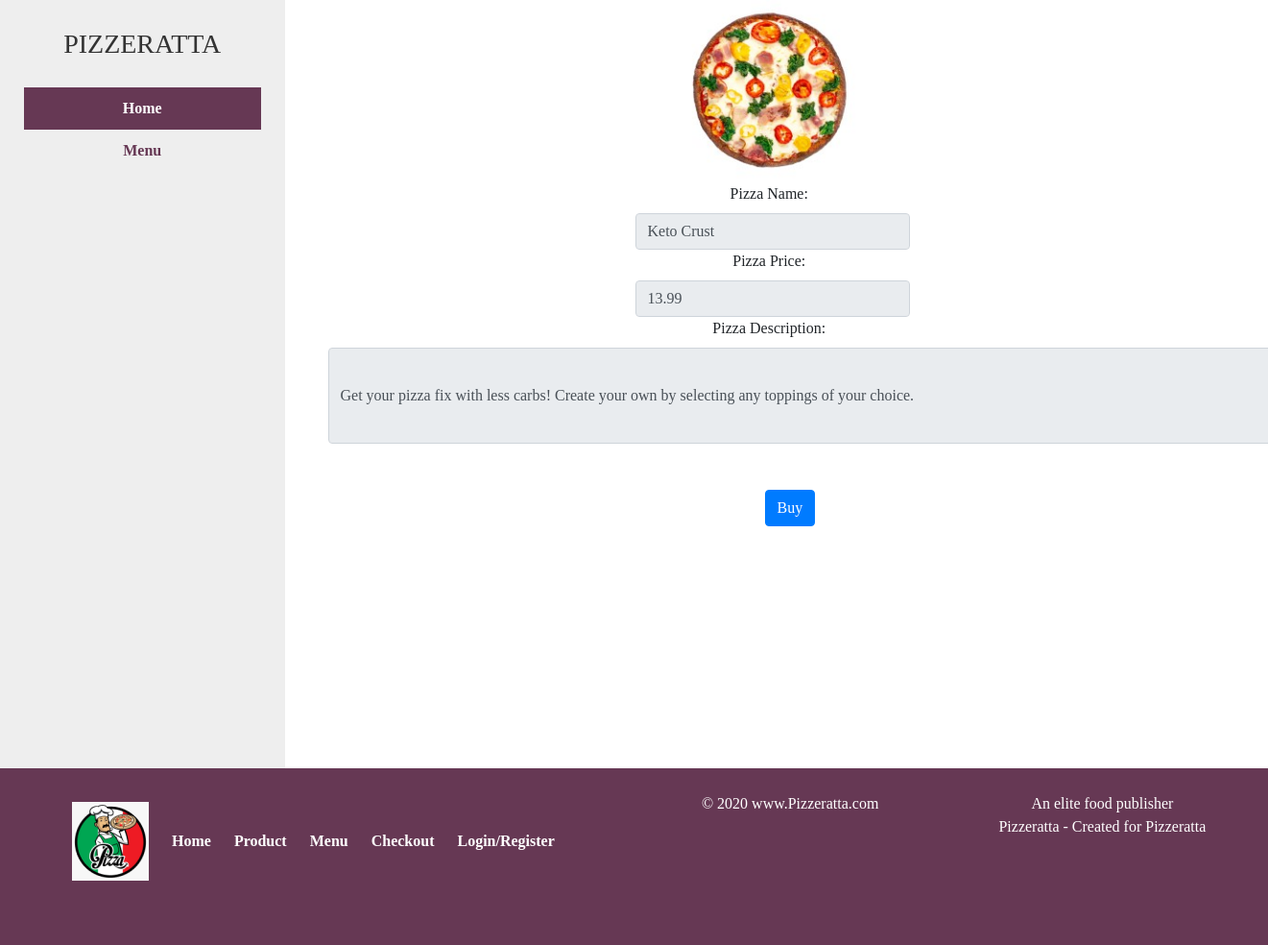
Screenshot of /detail.php?id=2 with the database file from the repository.
### tables this page shows
CREATE TABLE `products` (
  `id` int(30) NOT NULL,
  `product_name` varchar(50) NOT NULL,
  `price` double NOT NULL,
  `description` varchar(400) NOT NULL,
  `image` varchar(30) NOT NULL
);

### detail.php (the view, shortened to what this page needs)
<!DOCTYPE html>
<?php
    require('mysqli_connect.php');
	if(isset($_GET['id'])) {
		$pid = '';
        $pizza_name = '';
        $pizza_price = '';
        $pizza_img = '';
        $pizza_desc= '';
		$pid = $_GET['id'];
        $q = "SELECT * FROM store.products WHERE id = $pid";
		$r = mysqli_query($dbc, $q);
		$db_form_query_results = mysqli_fetch_array($r);
		$pizza_name = $db_form_query_results['product_name'];
		$pizza_price = $db_form_query_results['price'];
        $pizza_desc = $db_form_query_results['description'];
		$pizza_img = $db_form_query_results['image'];
	}
 ?>
<html>
<head>
    <link href="style/bootstrap.min.css" rel="stylesheet">
    <link type="text/css" rel="stylesheet" href="style/main.css" />
</head>
<body>
    <main class="container1" style="max-width:100%; width:100%;">
        <div class="row w-100">
            <div class="col-md-3">
               <header>
            <A href="index.php" class="logo">PIZZERATTA</A>
            <section class="nav mt-4">
                <nav class="w-100">
                    <ul>
                        <li class="active"><a href="index.php">Home</a></li>
                        <li><a href="store.php">Menu</a></li>
                    </ul>
                </nav>
            </section>
        </header>
                 </div>
            <div class="col-md-9">
               <main class="middle">
        <div class=" text-center">
            <div class='img_disp' style=" height: 20%; width: 100%; ">
                <img src="<?php echo $pizza_img; ?>" style=" height: 20%; width: 20%;">
            </div>
            <label class="control-label col-sm-4" >Pizza Name:</label>
            <div class="col-sm-4">
                <input type="text" style="margin-left:320px;" class="form-control" value="<?php echo $pizza_name; ?>" disabled="disabled">
            </div>
            <div>
                <label class="control-label col-sm-4">Pizza Price:</label>
                <div class="col-sm-4">
                    <input type="text" style="margin-left:320px;" class="form-control" value="<?php echo $pizza_price; ?>" disabled="disabled">
                </div>
                <div>
                    <label class="control-label col-sm-4">Pizza Description:</label>
                    <div class="col-sm-10">
                        <input type="text" style="height:100px;width:1000px" class="form-control" value="<?php echo $pizza_desc; ?>" disabled="disabled">
                    </div>
                </div>
            </div>
            <br>
            <div class='confirmation col-sm-12'>
                <br>
                <div class='form'>
                    <form class="form-horizontal" action='checkout.php?id="<?php echo $pid; ?>"' method='post' value="<?php echo $pid; ?>">
                        <div class="form-group">
                            <div class="col-sm-offset-2 col-sm-6">
                                <button type="submit" class="btn btn-primary" name="submit" style="margin-left:440px;">Buy</button>
                                            </div>
                    </form>
                </div>
            </div>
        </div>
        </main>
            </div>
        </div>
    </main>
 <footer class="footer">
        <div class="row">
            <div class="col-md-6">
                <nav>
                    <ul>
                        <li>
                            <h5 class="mb-3 mt-0"><a class="logo" href="index.html"><img src="images/logo21.png" alt="Pizza"></a></h5>
                        </li>
                        <li><a href="index.php">Home</a></li>
                        <li><a href="product.php">Product</a></li>
                        <li><a href="store.php">Menu</a></li>
                        <li><a href="checkout.php">Checkout</a></li>
                        <li><a href="login.php">Login/Register</a></li>
                    </ul>
                </nav>
            </div>
            <div class="col-md-3">
                &copy; 2020 www.Pizzeratta.com
            </div>
            <div class="col-md-3">
                An elite food publisher<br>
                <span>Pizzeratta - Created for Pizzeratta</span>
            </div>
        </div>
    </footer>
</body>
</html>

### style/main.css (style rules this page uses)
html , body { height: 100%; }
body { font-family: andalus; margin: 0; text-align: center; }
.active { background-color: #717171; }
a { color:#663854; text-decoration: none }
.container1 { text-align: center; min-height: 100%; padding-right:15px; padding-left: 0px; margin-right: auto; margin-left: 0px; }
.add-recpie form,.contact,.flex, .container1 { display: flex; flex-wrap: nowrap;flex-direction: row; }
header { height: 100%; width: 100%; background: #eee; padding: 25px; text-align: center; }
header .logo { font-size: 28px; color:#333 }
nav ul { list-style: none; float: left; }
nav li, nav li a { display:block; font-weight: bolder; }
nav li a { padding:10px; }
nav .active a { color: white; background-color: #663854; }
footer { background: #663854; color:#fff; width:10px; text-align: center; }
.footer { width:auto; }
.footer nav a,.footer nav li { display: inline-block; color:#fff }
.middle { width: 100%; }
.add-recpie,.recpie-details,.contact section, .recpies, .today-menu, article,footer { padding: 25px }
form { width:300px }
section.nav ul { margin: 0; padding: 0; width: 100%; }

### rows the page displays
products: image (picture), product_name "Keto Crust", price "13.99", description "Get your pizza fix with less carbs! Create your own by selecting any toppings of your choice."
